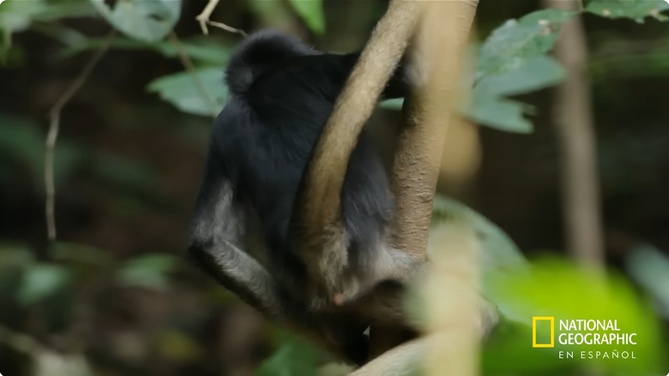
#> input picture N.jpg, 669 x 376 px, shrunk from 1285 x 722 before the run, found by its file name
$ python TC2-ImagenesHistograma.py
#> lines starting #> are read from the running program, lines starting #| are printed output that depends on the picture
import cv2
import matplotlib.pyplot as plt
import numpy as np

# Cargar la imagen a color y frames N y N1
ubicacion = r"D:\Documentos\COM MULTIMEDIA\Trabajo 2\imagen_color.jpg"
ruta_N = r"D:\Documentos\COM MULTIMEDIA\Trabajo 2\N.jpg"
ruta_N1 = r"D:\Documentos\COM MULTIMEDIA\Trabajo 2\N1.jpg"

#Leer las imágenes
N = cv2.imread(ruta_N)
#> N is the input picture: shape (376, 669, 3); mean B, G, R 48.6, 74.1, 69
N1 = cv2.imread(ruta_N1)
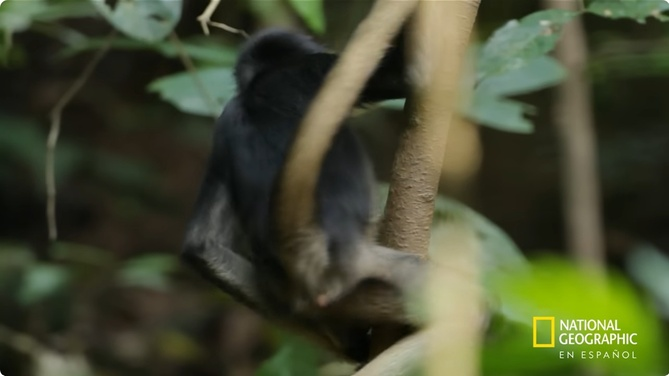
#> input picture N1.jpg, 669 x 376 px, shrunk from 1285 x 722 before the run, found by its file name
#> N1 is the input picture: shape (376, 669, 3); mean B, G, R 49.2, 74.8, 69.9

# cv2.imread carga la imagen en orden B-G-R, no R-G-B.
# Por eso se usa el comando COLOR_BGR2GRAY

imagen = cv2.imread(ubicacion)
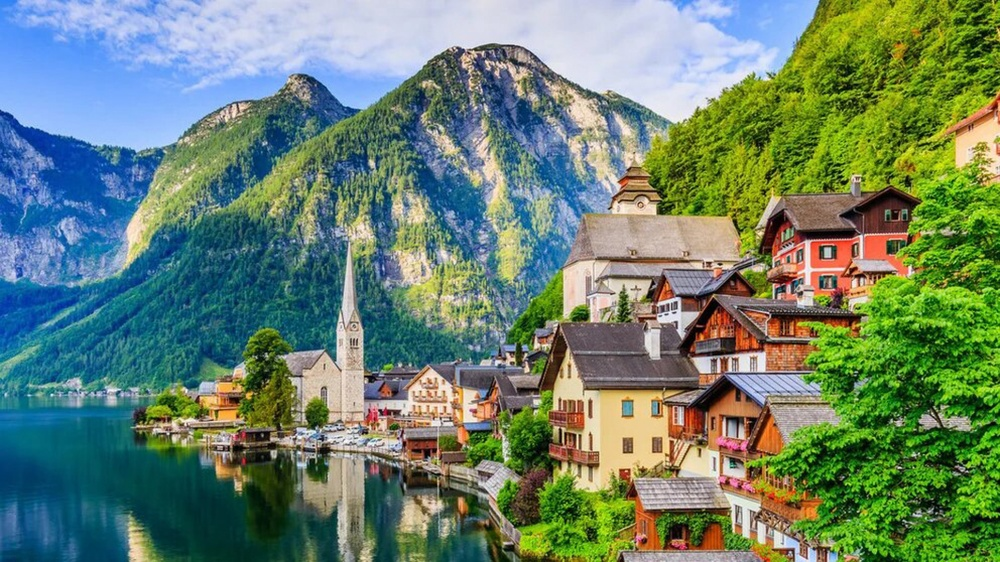
#> input picture imagen_color.jpg, 1000 x 562 px, shrunk from 1920 x 1080 before the run, found by its file name
#> imagen is the input picture: shape (562, 1000, 3); mean B, G, R 110.6, 130.4, 106.3

# ---------- IMAGEN EN ESCALA DE GRISES ----------
# Convertir a blanco y negro (escala de grises) BGR
gris = cv2.cvtColor(imagen, cv2.COLOR_BGR2GRAY)
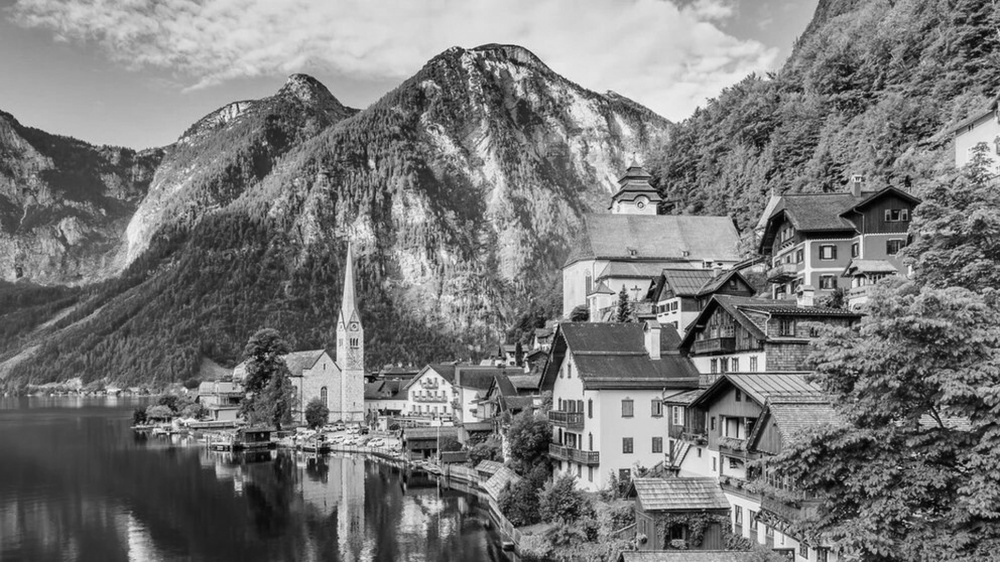
#> gris: shape (562, 1000); min 0, max 255, mean 121

# Para Matplotlib R-G-B
imagen_rgb = cv2.cvtColor(imagen, cv2.COLOR_BGR2RGB)

# Graficar la imagen original y en escala de grises
fig, ejes = plt.subplots(1, 2, figsize=(12, 6))

ejes[0].imshow(imagen_rgb)
ejes[0].set_title("Imagen original")
ejes[0].axis("off")

ejes[1].imshow(gris, cmap="gray")
ejes[1].set_title("Escala de grises")
ejes[1].axis("off")

# ----- HISTOGRAMA DE LA IMAGEN EN ESCALA DE GRISES -------
hist = cv2.calcHist([gris], [0], None, [256], [0, 256])
#> hist = 256 values, max 3756 at index 77, min 0 at index 251, mean 2195.3

# Grafica del histograma
fig_hist, ejes_hist = plt.subplots(
	2, 1, figsize=(10, 6), sharex=True,
	gridspec_kw={"height_ratios": [5, 0.35], "hspace": 0.08}
)

ejes_hist[0].bar(
    range(256),
    hist.ravel(),
    color="plum",
    edgecolor="purple",
    linewidth=0.8,
    width=1
)

ejes_hist[0].set_title("Histograma de la imagen en escala de grises")
ejes_hist[0].set_xlim(0, 255)

#Barra de color de referencia del histograma
barra_grises = np.arange(256, dtype=np.uint8).reshape(1, -1)
ejes_hist[1].imshow(barra_grises, cmap="gray", aspect="auto", extent=[0, 255, 0, 1])
ejes_hist[1].set_yticks([])
ejes_hist[1].set_xlabel("Nivel de gris: negro (0) a blanco (255)")

fig_hist.tight_layout()

plt.tight_layout()

# ---------- IMAGEN NEGATIVA ----------
negativo = cv2.bitwise_not(gris)
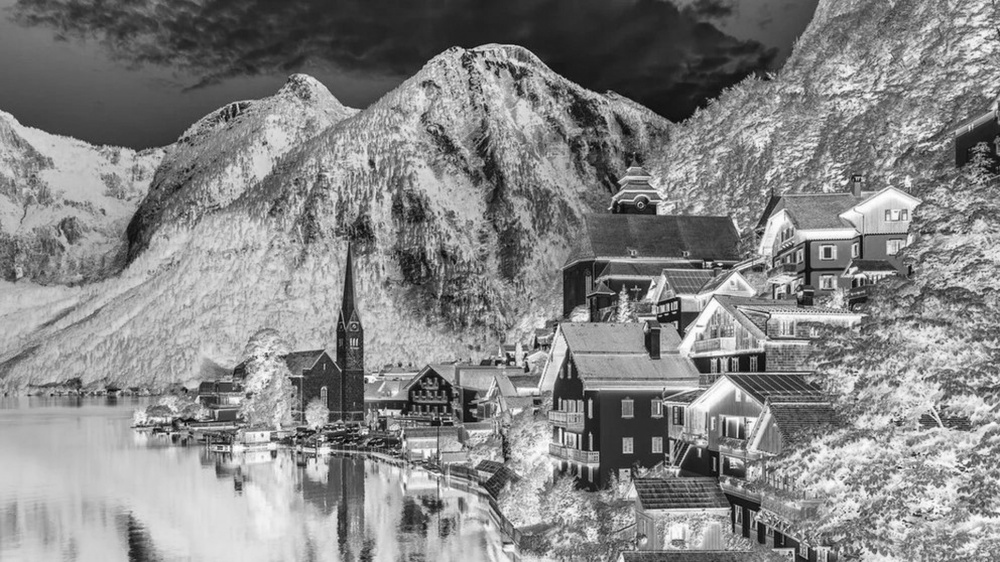
#> negativo: shape (562, 1000); min 0, max 255, mean 134

#Grafica de imagen negativa
fig_neg, eje_neg = plt.subplots(figsize=(6, 6))
eje_neg.imshow(negativo, cmap="gray", vmin=0, vmax=255)
eje_neg.set_title("Imagen negativa")
eje_neg.axis("off")
fig_neg.tight_layout()

# ---------- HISTOGRAMA DE LA IMAGEN NEGATIVA ----------
hist_neg = cv2.calcHist([negativo], [0], None, [256], [0, 256])
#> hist_neg = 256 values, max 3756 at index 178, min 0 at index 3, mean 2195.3

#Grafica de histograma
fig_hist_neg, ejes_hist_neg = plt.subplots(
	2, 1, figsize=(10, 6), sharex=True,
	gridspec_kw={"height_ratios": [5, 0.35], "hspace": 0.08}
)

ejes_hist_neg[0].bar(
    range(256),
    hist_neg.ravel(),
    color="skyblue",
    edgecolor="blue",
    linewidth=0.8,
    width=1
)
ejes_hist_neg[0].set_title("Histograma de la imagen negativa")
ejes_hist_neg[0].set_xlim(0, 255)

ejes_hist_neg[1].imshow(barra_grises, cmap="gray", aspect="auto", extent=[0, 255, 0, 1])
ejes_hist_neg[1].set_yticks([])
ejes_hist_neg[1].set_xlabel("Nivel de gris: negro (0) a blanco (255)")

fig_hist_neg.tight_layout()


# ------------ RESTA DE LA IMAGEN ------------
# Verificar que se cargaron los frames
if N is None or N1 is None:
    raise FileNotFoundError("No se pudo leer N o N1")

# Escala de grises
N_gris = cv2.cvtColor(N, cv2.COLOR_BGR2GRAY)
N1_gris = cv2.cvtColor(N1, cv2.COLOR_BGR2GRAY)
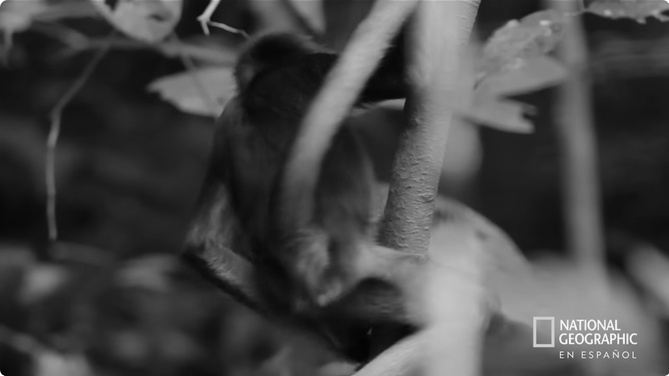
#> N1_gris: shape (376, 669); min 1, max 255, mean 70.4

# Resta de los frames
residual = cv2.absdiff(N1_gris, N_gris)
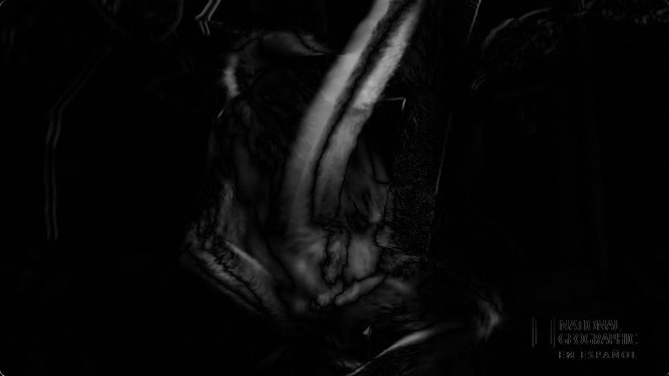
#> residual: shape (376, 669); min 0, max 180, mean 8.3

# Grafica del residual
fig_res, ejes_res = plt.subplots(1, 1, figsize=(12, 6))
ejes_res.imshow(residual, cmap="gray", vmin=0, vmax=255)
ejes_res.set_title("Frame residual")
ejes_res.axis("off")
fig_res.tight_layout()

plt.show()
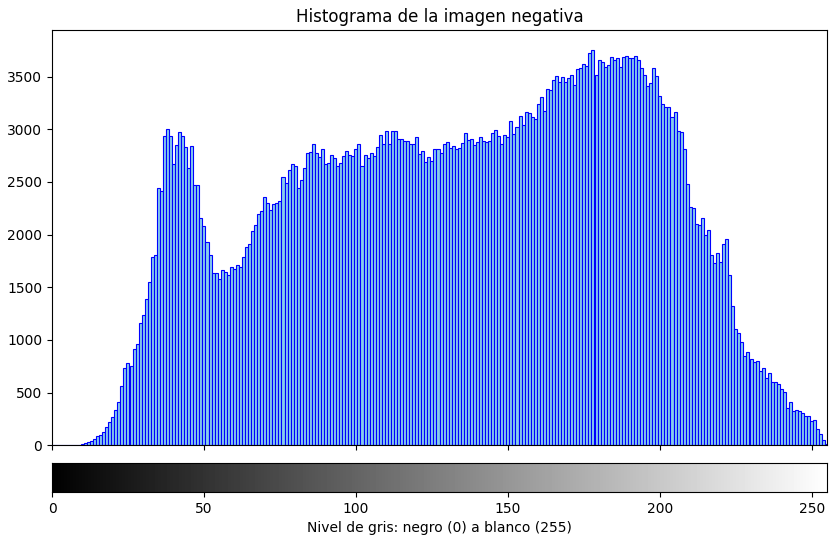
#> figure drawn by matplotlib, 2 panels
